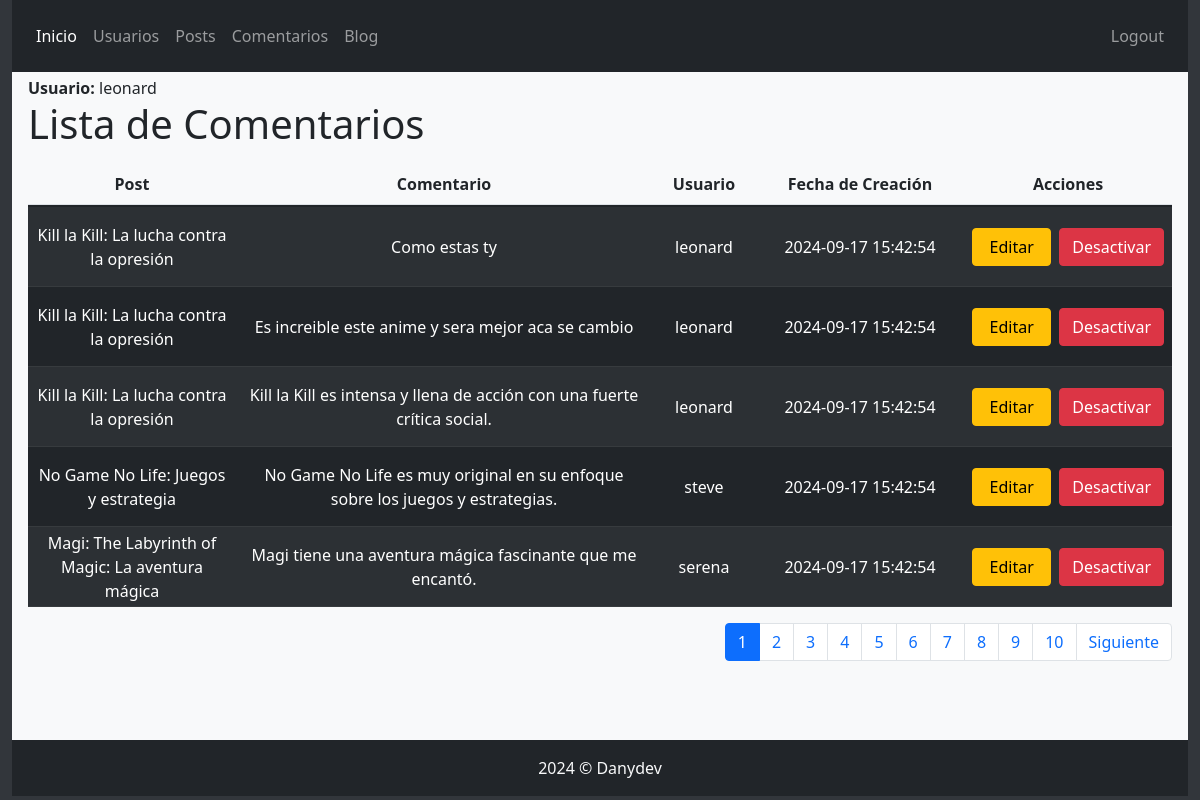
/comments/list-comments (signed in), run on the app's committed database.
### tables this page shows
CREATE TABLE `comments` (
  `id` int(11) NOT NULL,
  `post_id` int(11) DEFAULT NULL,
  `user_id` int(11) DEFAULT NULL,
  `comment` text NOT NULL,
  `created_at` timestamp NOT NULL DEFAULT current_timestamp(),
  `is_deleted` tinyint(1) NOT NULL DEFAULT 0
);

CREATE TABLE `posts` (
  `id` int(11) NOT NULL,
  `title` varchar(255) NOT NULL,
  `content` text NOT NULL,
  `user_id` int(11) DEFAULT NULL,
  `created_at` timestamp NOT NULL DEFAULT current_timestamp(),
  `updated_at` timestamp NOT NULL DEFAULT current_timestamp() ON UPDATE current_timestamp(),
  `is_deleted` tinyint(1) NOT NULL DEFAULT 0
);

CREATE TABLE `users` (
  `id` int(11) NOT NULL,
  `username` varchar(50) NOT NULL,
  `password_hash` varchar(255) NOT NULL,
  `created_at` timestamp NOT NULL DEFAULT current_timestamp(),
  `is_deleted` tinyint(1) NOT NULL DEFAULT 0
);

### views/comments/list-comments.php (the view, shortened to what this page needs)
<?php require_once './views/partials/header.php'; ?>
<?php
$registros_por_pagina = 5;
$pagina_actual = isset($_GET['pagina']) ? (int)$_GET['pagina'] : 1;
$offset = ($pagina_actual - 1) * $registros_por_pagina;
$total_stm = $pdo->prepare("SELECT COUNT(*) FROM comments");
$total_stm->execute();
$total_registros = $total_stm->fetchColumn();
$total_paginas = ceil($total_registros / $registros_por_pagina);
$stm = $pdo->prepare(
    "SELECT c.id, u.username, c.comment, p.title, p.created_at, c.is_deleted FROM comments c
     inner join users u on c.user_id = u.id
     inner join posts p on c.post_id = p.id
     ORDER BY c.id DESC
     LIMIT :offset, :limit"
);
$stm->bindValue(':offset', $offset, PDO::PARAM_INT);
$stm->bindValue(':limit', $registros_por_pagina, PDO::PARAM_INT);
$stm->execute();
$resultado = $stm->fetchAll(PDO::FETCH_ASSOC);
?>
<div class="container-fluid h-100 w-100 d-flex flex-column bg-light p-3">
    <span< /p><b>Usuario: </b><?php echo htmlspecialchars($_SESSION['username']); ?></span>
        <h1 class="m-0">Lista de Comentarios</h1>
        <table class="table table-striped mt-3">
            <thead>
                <tr class="grid__table_th_comments">
                    <th>Post</th>
                    <th>Comentario</th>
                    <th>Usuario</th>
                    <th>Fecha de Creación</th>
                    <th>Acciones</th>
                </tr>
            </thead>
            <tbody>
                <?php foreach ($resultado as $usuario): ?>
                    <tr class="grid__table_tr_comments <?php echo ($usuario['is_deleted'] == 0) ? 'table-dark' : 'table-light'; ?>">
                        <td><?php echo htmlspecialchars($usuario['title']); ?></td>
                        <td><?php echo htmlspecialchars($usuario['comment']); ?></td>
                        <td><?php echo htmlspecialchars($usuario['username']); ?></td>
                        <td><?php echo htmlspecialchars($usuario['created_at']); ?></td>
                        <td class="actions">
                            <a href="update-comments?id=<?php echo htmlspecialchars($usuario['id']); ?>" class="btn btn-warning w-100">Editar</a>
                            <?php if ($usuario['is_deleted'] == 0): ?>
                                <a href="deactivate-comments?id=<?php echo htmlspecialchars($usuario['id']); ?>" class="btn btn-danger w-100">Desactivar</a>
                            <?php else: ?>
                                <a href="active-comments?id=<?php echo htmlspecialchars($usuario['id']); ?>" class="btn btn-dark w-100">Activar</a>
                            <?php endif; ?>
                        </td>
                    </tr>
                <?php endforeach; ?>
            </tbody>
        </table>
        <nav class="w-100 d-flex justify-content-end">
            <ul class="pagination">
                <?php for ($i = 1; $i <= $total_paginas; $i++): ?>
                    <li class="page-item <?php echo ($i == $pagina_actual) ? 'active' : ''; ?>">
                        <a class="page-link" href="?pagina=<?php echo $i; ?>"><?php echo $i; ?></a>
                    </li>
                <?php endfor; ?>
                <?php if ($pagina_actual < $total_paginas): ?>
                    <li class="page-item">
                        <a class="page-link" href="?pagina=<?php echo $pagina_actual + 1; ?>">Siguiente</a>
                    </li>
                <?php endif; ?>
            </ul>
        </nav>
</div>
<?php require_once 'views/partials/footer.php'; ?>

### css/global.css (style rules this page uses)
* { margin: 0; padding: 0; box-sizing: border-box; }
html { scroll-behavior: smooth; }
body { background-color: #32363b; display: grid; grid-template-rows: 60px auto 60px; min-height: 100vh; max-width: 1280px; }
.grid__table_tr_comments { display: grid; grid-template-columns: 1fr 2fr 0.5fr 1fr 1fr; grid-template-rows: 80px; text-align: center; }
.grid__table_th_comments { display: grid; grid-template-columns: 1fr 2fr 0.5fr 1fr 1fr; text-align: center; }
.grid__table_tr_comments td, .grid__table_tr_comments tr { display: flex; align-items: center; justify-content: center; }
.actions { display: grid; grid-template-columns: repeat(2, 1fr); gap: 0.5rem; justify-content: center; }

### data on the page
comments: post.title "Kill la Kill: La lucha contra la opresión", comment "Como estas ty", user.username "leonard", post.created_at "2024-09-17 15:42:54"
comments: post.title "Kill la Kill: La lucha contra la opresión", comment "Es increible este anime y sera mejor aca se cambio", user.username "leonard", post.created_at "2024-09-17 15:42:54"
comments: post.title "Kill la Kill: La lucha contra la opresión", comment "Kill la Kill es intensa y llena de acción con una fuerte crítica social.", user.username "leonard", post.created_at "2024-09-17 15:42:54"
comments: post.title "No Game No Life: Juegos y estrategia", comment "No Game No Life es muy original en su enfoque sobre los juegos y estrategias.", user.username "steve", post.created_at "2024-09-17 15:42:54"
comments: post.title "Magi: The Labyrinth of Magic: La aventura mágica", comment "Magi tiene una aventura mágica fascinante que me encantó.", user.username "serena", post.created_at "2024-09-17 15:42:54"

### other printed values
$_SESSION['username'] "leonard"
